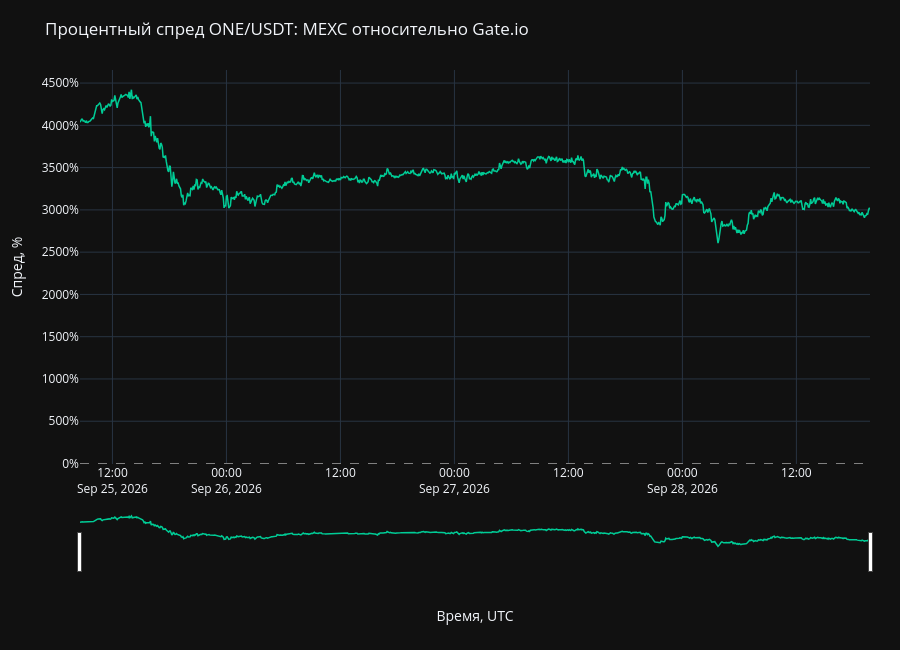

The notebook cell this image was saved under:
### Code cell
import plotly.graph_objects as go

# `data` уже был создан в твоём коде:
# pairs, data = get_synchronized_close_arrays(...)

# Создаём отдельную копию, исходный data не изменяем.
plot_data = data.copy()

# Процентный спред:
# MEXC относительно Gate.io.
plot_data["spread_percent"] = (
    (plot_data["close_a"] / plot_data["close_b"] - 1) * 100
)

fig = go.Figure()

fig.add_trace(
    go.Scatter(
        x=plot_data["datetime_utc"],
        y=plot_data["spread_percent"],
        mode="lines",
        name="MEXC относительно Gate.io",
        line=dict(
            color="#00CC96",
            width=1.5,
        ),

        # close_a = MEXC, close_b = Gate,
        # timestamp добавлен только для информативной подсказки.
        customdata=plot_data[
            ["close_a", "close_b", "timestamp"]
        ].to_numpy(),

        hovertemplate=(
            "<b>Время: %{x}</b><br>"
            "Спред: %{y:.6f}%<br>"
            "MEXC close: %{customdata[0]:.10f} USDT<br>"
            "Gate close: %{customdata[1]:.10f} USDT<br>"
            "Timestamp: %{customdata[2]}"
            "<extra></extra>"
        ),
    )
)

# Нулевая линия: точки равенства цен двух бирж.
fig.add_hline(
    y=0,
    line_width=1,
    line_dash="dash",
    line_color="gray",
)

fig.update_layout(
    title="Процентный спред ONE/USDT: MEXC относительно Gate.io",
    template="plotly_dark",
    height=650,

    # ЛКМ перемещает временной ряд.
    dragmode="pan",

    # Показывает одно всплывающее значение на выбранном timestamp.
    hovermode="x unified",

    margin=dict(l=80, r=30, t=70, b=60),

    xaxis=dict(
        title="Время, UTC",
        type="date",

        # Нижний интерактивный ползунок по времени.
        rangeslider=dict(visible=True),
    ),

    yaxis=dict(
        title="Спред, %",
        zeroline=False,
        ticksuffix="%",
    ),
)

fig.show(
    config={
        "scrollZoom": True,   # Масштабирование колёсиком мыши.
        "displaylogo": False,
    }
)

### Figure 1 — Plotly figure (JSON) as saved in the notebook; plotly's stock layout.template omitted (floating-point values rounded to 4 significant figures; data arrays with more than 128 entries replaced by an {"elided": "..."} marker saying what was removed)
{"data": [{"customdata": {"elided": "999x3 float values"}, "hovertemplate": "<b>Время: %{x}</b><br>Спред: %{y:.6f}%<br>MEXC close: %{customdata[0]:.10f} USDT<br>Gate close: %{customdata[1]:.10f} USDT<br>Timestamp: %{customdata[2]}<extra></extra>", "line": {"color": "#00CC96", "width": 1.5}, "mode": "lines", "name": "MEXC относительно Gate.io", "type": "scatter", "x": {"elided": "999 str values"}, "y": {"elided": "999 float values"}}], "layout": {"dragmode": "pan", "height": 650, "hovermode": "x unified", "margin": {"b": 60, "l": 80, "r": 30, "t": 70}, "shapes": [{"line": {"color": "gray", "dash": "dash", "width": 1}, "type": "line", "x0": 0, "x1": 1, "xref": "x domain", "y0": 0, "y1": 0, "yref": "y"}], "title": {"text": "Процентный спред ONE/USDT: MEXC относительно Gate.io"}, "xaxis": {"rangeslider": {"visible": true}, "title": {"text": "Время, UTC"}, "type": "date"}, "yaxis": {"ticksuffix": "%", "title": {"text": "Спред, %"}, "zeroline": false}}}
